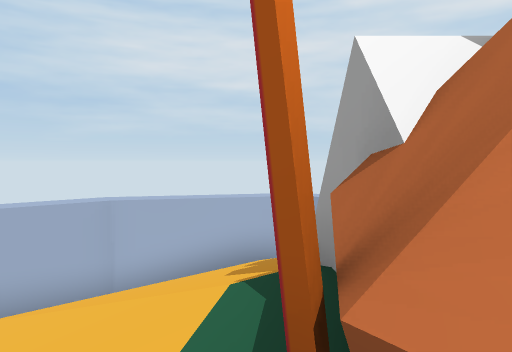
[1] (above)

12 first-person views from a walk through a 3-D level made in the Unity game engine. The camera is 1.5 m above the floor, tilts 2° down and sees 70° across. The floor is counted in squares, 2 m on a side. Each view is taken from the middle of a square. On the plan, view 1 faces up. The plan holds only what a view shows up to about 11 squares ahead; the rest is blank. The place goes on beyond the plan.

[2]
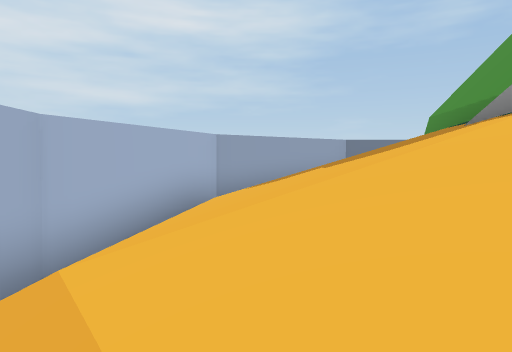

[3]
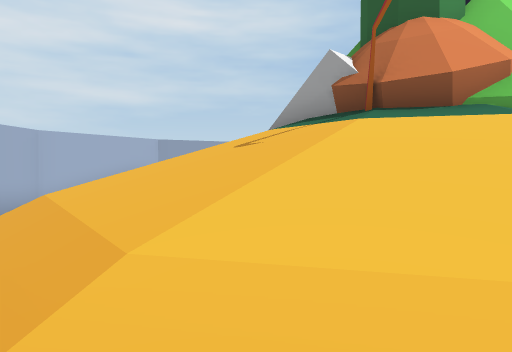

[4]
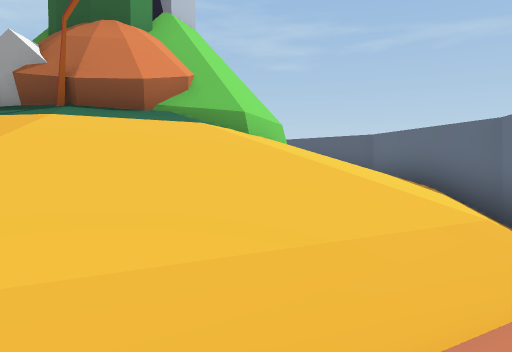

[5]
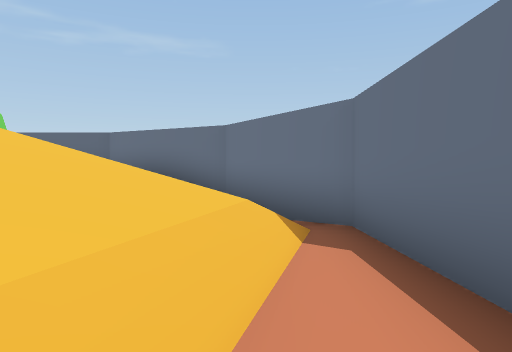

[6]
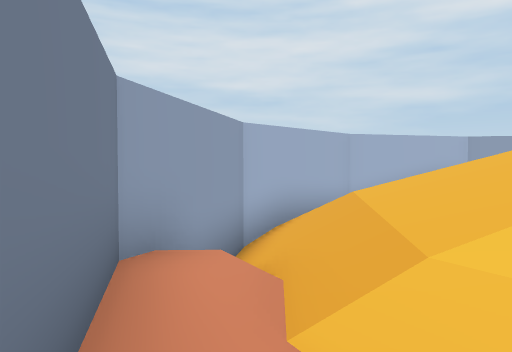

[7]
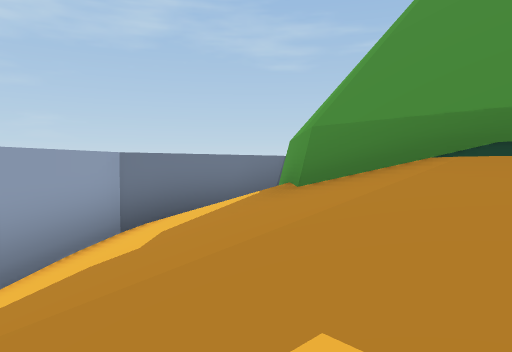

[8]
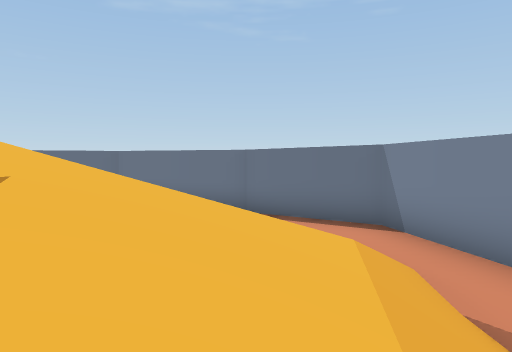

[9]
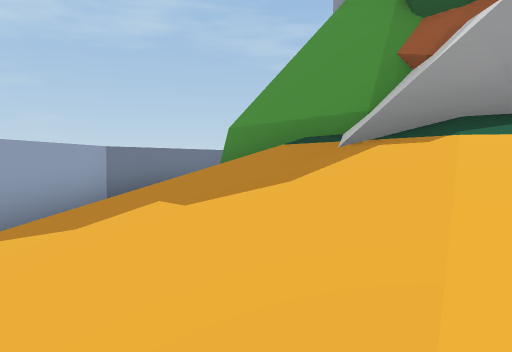

[10]
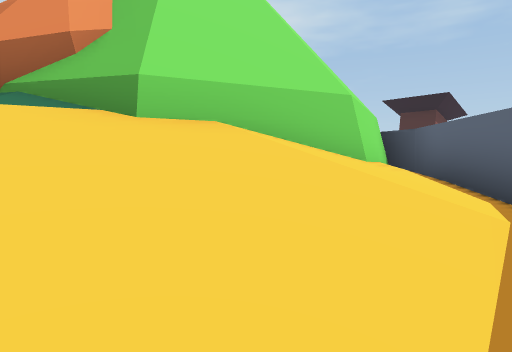

[11]
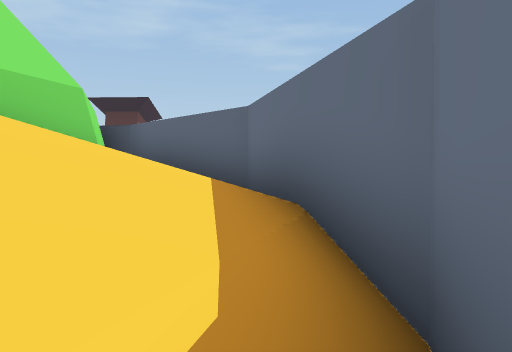

[12]
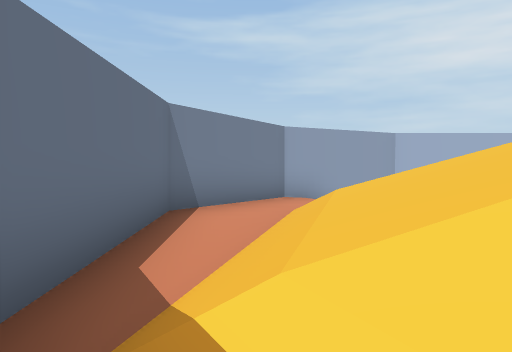

### Floor plan
Key: @ floor where view 1 was taken; # wall or solid block; . main floor; : floor 0.25 m higher than the main floor; - floor 0.25 m lower than the main floor; + floor 0.75 m higher than the main floor; * floor 1.5 m higher than the main floor; % floor 2 m higher than the main floor; / step, stairs or slope; = window, fence, low wall or low ledge.
Columns run from 6 left of view 1 to 7 right of it. Each row starts with its distance up from view 1.
  8     #######
  7   ###////+##
  6  ##////***/##
  5 ##/////%%%//#
  4 #///////######
  3 #//////###
  2 #//////###
  1 #-/////###
  0 #.////@###
 -1 #.//////##
 -2 #:./////######
 -3 ##./////////=#
 -4  ##.///////=##
 -5   ###////+###
 -6     #######

Where each view was taken, in squares from view 1:
view 1: 0 up, 0 right, facing up
view 2: 2 up, 4 left, facing up-right
view 3: 2 down, 5 left, facing up-right
view 4: 2 down, 5 left, facing right
view 5: 1 down, 5 left, facing down-right
view 6: 2 down, 5 left, facing up
view 7: 5 up, 1 left, facing right
view 8: 4 up, 3 left, facing down
view 9: 4 up, 3 left, facing right
view 10: 5 down, 0 right, facing up-right
view 11: 5 down, 1 left, facing right
view 12: 5 down, 1 left, facing up-left
